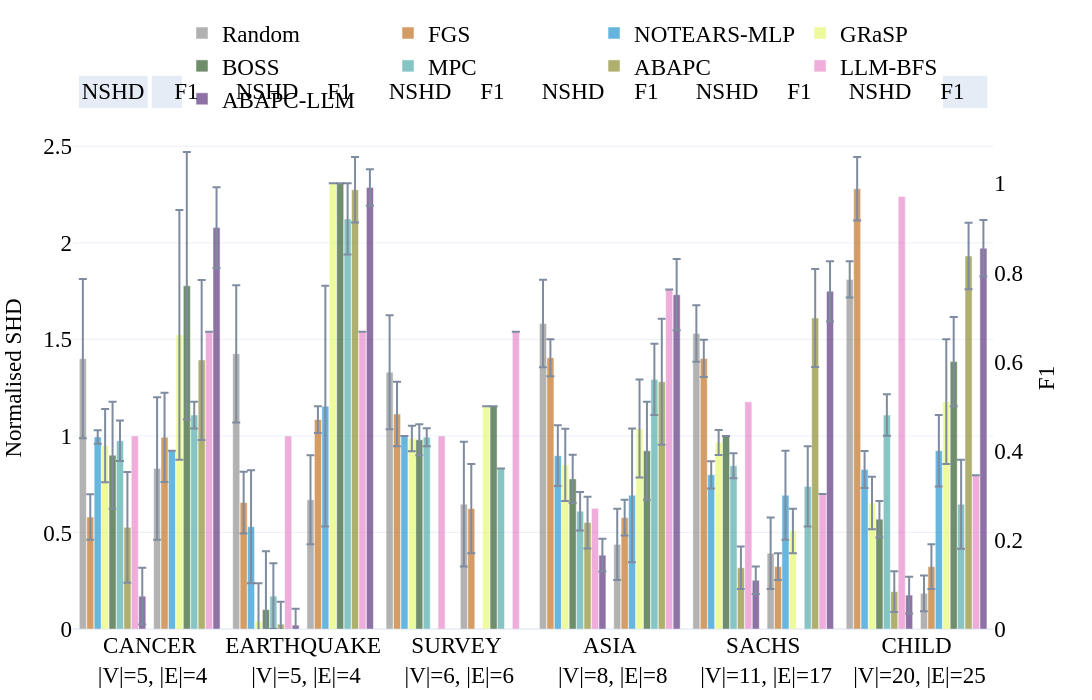
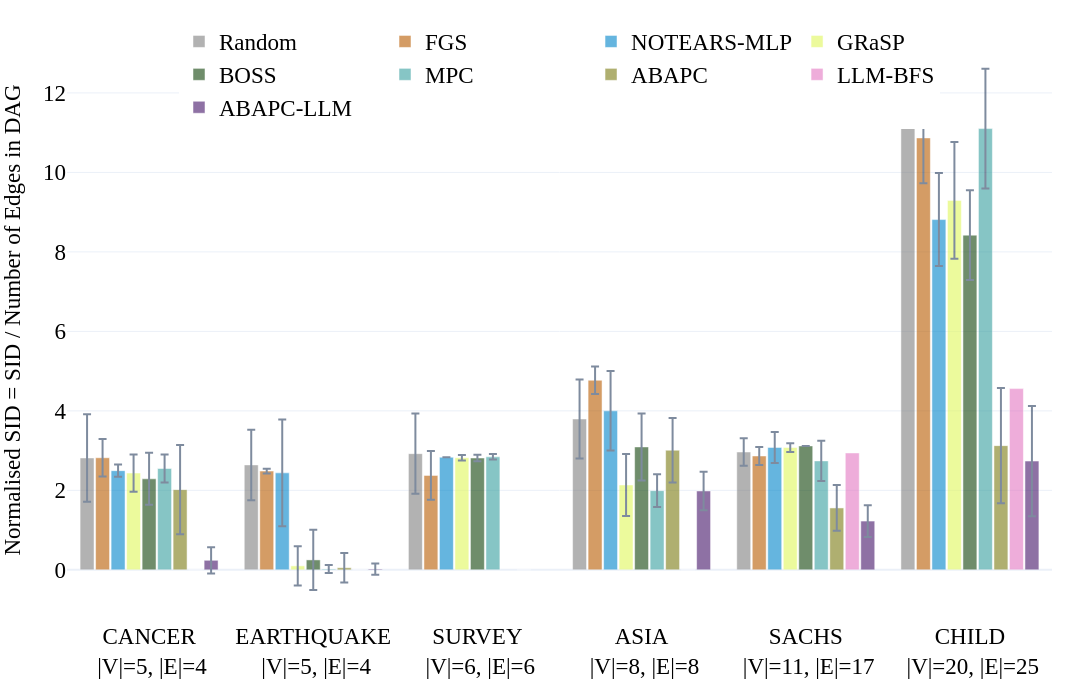
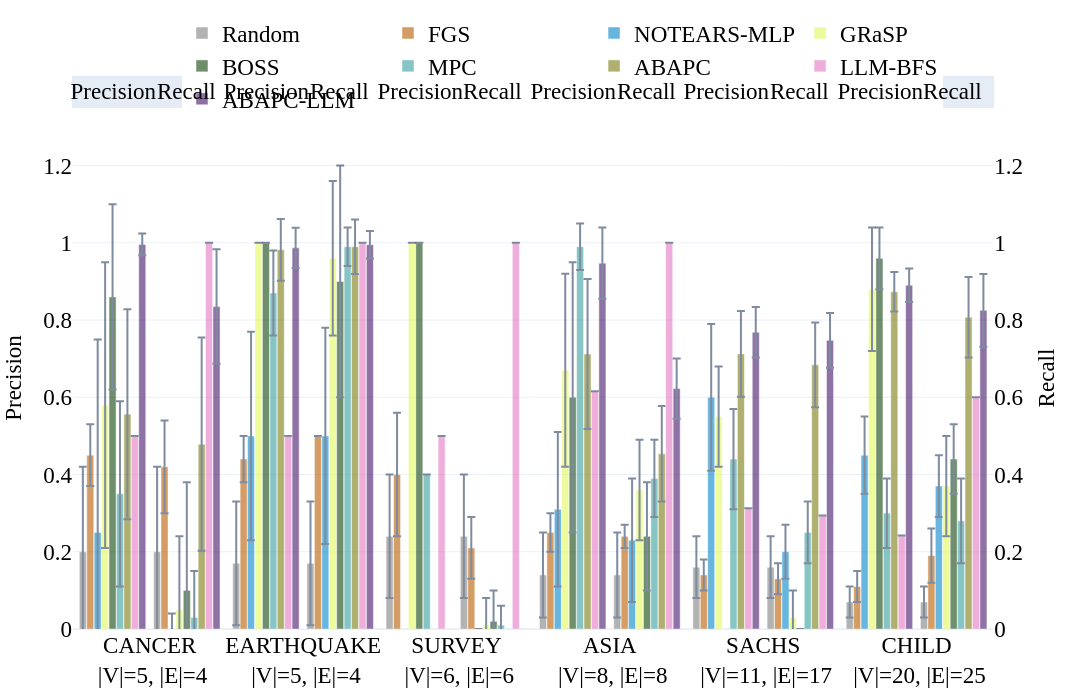

Write notebook code for charts like these, in order.
### Markdown cell above
## Structure Reconstruction Evaluation

### Code cell
# Plots by dataset (DAG)
if len(dag_all):
    methods = [m for m in default_methods if m in dag_all['model'].unique()]
    double_bar_chart_plotly(
        dag_all, ['p_shd','F1'], names_dict, colors_dict, methods,
        save_figs=save_figs, font_size=23, output_name=str(REPO_ROOT / 'results/figs/Fig.bn_dag_SHD_SID.html'),
        debug=False, range_y1=[0,2.6], range_y2=[0,5.6], rect_exp=0.01
    )
    bar_chart_plotly(
        dag_all, 'p_SID', names_dict, colors_dict, methods,
        save_figs=save_figs, font_size=23, output_name=str(REPO_ROOT / 'results/figs/Fig.bn_dag_F1.html'),
        debug=False
    )
    double_bar_chart_plotly(
        dag_all, ['precision','recall'], names_dict, colors_dict, methods,
        save_figs=save_figs, font_size=23, output_name=str(REPO_ROOT / 'results/figs/Fig.bn_dag_prec_rec.html'),
        debug=False
    )
else:
    print('No DAG results found.')

### Figure 1 — Plotly figure (JSON) as saved in the notebook; plotly's stock layout.template omitted (floating-point values rounded to 4 significant figures)
{"data": [{"error_y": {"array": [0.4125, 0.355, 0.295, 0.2263, 0.1465, 0.094], "type": "data", "visible": true}, "marker": {"color": "#7f7f7f"}, "name": "Random", "offsetgroup": "0", "opacity": 0.6, "showlegend": true, "type": "bar", "x": ["CANCER<br> |V|=5, |E|=4", "EARTHQUAKE<br> |V|=5, |E|=4", "SURVEY<br> |V|=6, |E|=6", "ASIA<br> |V|=8, |E|=8", "SACHS<br> |V|=11, |E|=17", "CHILD<br> |V|=20, |E|=25"], "y": [1.4, 1.425, 1.33, 1.583, 1.531, 1.81], "yaxis": "y"}, {"error_y": {"array": [0.1175, 0.16, 0.1667, 0.09625, 0.09647, 0.1644], "type": "data", "visible": true}, "marker": {"color": "#b85c00"}, "name": "FGS", "offsetgroup": "1", "opacity": 0.6, "showlegend": true, "type": "bar", "x": ["CANCER<br> |V|=5, |E|=4", "EARTHQUAKE<br> |V|=5, |E|=4", "SURVEY<br> |V|=6, |E|=6", "ASIA<br> |V|=8, |E|=8", "SACHS<br> |V|=11, |E|=17", "CHILD<br> |V|=20, |E|=25"], "y": [0.58, 0.655, 1.113, 1.405, 1.401, 2.28], "yaxis": "y"}, {"error_y": {"array": [0.035, 0.2925, 0.0, 0.1575, 0.07059, 0.096], "type": "data", "visible": true}, "marker": {"color": "#0085CA"}, "name": "NOTEARS-MLP", "offsetgroup": "2", "opacity": 0.6, "showlegend": true, "type": "bar", "x": ["CANCER<br> |V|=5, |E|=4", "EARTHQUAKE<br> |V|=5, |E|=4", "SURVEY<br> |V|=6, |E|=6", "ASIA<br> |V|=8, |E|=8", "SACHS<br> |V|=11, |E|=17", "CHILD<br> |V|=20, |E|=25"], "y": [0.995, 0.53, 1.0, 0.8975, 0.7988, 0.8264], "yaxis": "y"}, {"error_y": {"array": [0.1875, 0.19, 0.1975, 0.06529, 0.06667, 0.1356], "type": "data", "visible": true}, "marker": {"color": "#e1f85c"}, "name": "GRaSP", "offsetgroup": "3", "opacity": 0.6, "showlegend": true, "type": "bar", "x": ["ASIA<br> |V|=8, |E|=8", "CANCER<br> |V|=5, |E|=4", "EARTHQUAKE<br> |V|=5, |E|=4", "SACHS<br> |V|=11, |E|=17", "SURVEY<br> |V|=6, |E|=6", "CHILD<br> |V|=20, |E|=25"], "y": [0.85, 0.95, 0.04, 0.9659, 0.9867, 0.6528], "yaxis": "y"}, {"error_y": {"array": [0.125, 0.2775, 0.3025, 0.0, 0.08, 0.0944], "type": "data", "visible": true}, "marker": {"color": "#10430A"}, "name": "BOSS", "offsetgroup": "4", "opacity": 0.6, "showlegend": true, "type": "bar", "x": ["ASIA<br> |V|=8, |E|=8", "CANCER<br> |V|=5, |E|=4", "EARTHQUAKE<br> |V|=5, |E|=4", "SACHS<br> |V|=11, |E|=17", "SURVEY<br> |V|=6, |E|=6", "CHILD<br> |V|=20, |E|=25"], "y": [0.7775, 0.9, 0.1, 1.0, 0.98, 0.5688], "yaxis": "y"}, {"error_y": {"array": [0.105, 0.17, 0.04667, 0.1, 0.1076, 0.06471], "type": "data", "visible": true}, "marker": {"color": "#379f9f"}, "name": "MPC", "offsetgroup": "5", "opacity": 0.6, "showlegend": true, "type": "bar", "x": ["CANCER<br> |V|=5, |E|=4", "EARTHQUAKE<br> |V|=5, |E|=4", "SURVEY<br> |V|=6, |E|=6", "ASIA<br> |V|=8, |E|=8", "CHILD<br> |V|=20, |E|=25", "SACHS<br> |V|=11, |E|=17"], "y": [0.975, 0.17, 0.9933, 0.61, 1.108, 0.8459], "yaxis": "y"}, {"error_y": {"array": [0.1342, 0.287, 0.1052, 0.1157, 0.1095], "type": "data", "visible": true}, "marker": {"color": "#7b7b12"}, "name": "ABAPC", "offsetgroup": "6", "opacity": 0.6, "showlegend": true, "type": "bar", "x": ["ASIA<br> |V|=8, |E|=8", "CANCER<br> |V|=5, |E|=4", "CHILD<br> |V|=20, |E|=25", "EARTHQUAKE<br> |V|=5, |E|=4", "SACHS<br> |V|=11, |E|=17"], "y": [0.5514, 0.5265, 0.1934, 0.025, 0.3172], "yaxis": "y"}, {"error_y": {"array": [NaN, NaN, NaN, NaN, NaN, NaN], "type": "data", "visible": true}, "marker": {"color": "#e377c2"}, "name": "LLM-BFS", "offsetgroup": "7", "opacity": 0.6, "showlegend": true, "type": "bar", "x": ["ASIA<br> |V|=8, |E|=8", "CANCER<br> |V|=5, |E|=4", "CHILD<br> |V|=20, |E|=25", "EARTHQUAKE<br> |V|=5, |E|=4", "SACHS<br> |V|=11, |E|=17", "SURVEY<br> |V|=6, |E|=6"], "y": [0.625, 1.0, 2.24, 1.0, 1.176, 1.0], "yaxis": "y"}, {"error_y": {"array": [0.0853, 0.1467, 0.09539, 0.08512, 0.0708], "type": "data", "visible": true}, "marker": {"color": "#441469"}, "name": "ABAPC-LLM", "offsetgroup": "8", "opacity": 0.6, "showlegend": true, "type": "bar", "x": ["ASIA<br> |V|=8, |E|=8", "CANCER<br> |V|=5, |E|=4", "CHILD<br> |V|=20, |E|=25", "EARTHQUAKE<br> |V|=5, |E|=4", "SACHS<br> |V|=11, |E|=17"], "y": [0.3825, 0.17, 0.1755, 0.02, 0.2525], "yaxis": "y"}, {"marker": {"color": "white"}, "name": "", "offsetgroup": "9", "opacity": 1, "showlegend": false, "type": "bar", "x": ["ASIA<br> |V|=8, |E|=8", "CANCER<br> |V|=5, |E|=4", "CHILD<br> |V|=20, |E|=25", "EARTHQUAKE<br> |V|=5, |E|=4", "SACHS<br> |V|=11, |E|=17"], "y": [0.0, 0.0, 0.0, 0.0, 0.0]}, {"error_y": {"array": [0.16, 0.1, 0.14, 0.08, 0.08, 0.04], "type": "data", "visible": true}, "marker": {"color": "#7f7f7f"}, "name": "Random", "offsetgroup": "10", "opacity": 0.6, "showlegend": false, "type": "bar", "x": ["CANCER<br> |V|=5, |E|=4", "EARTHQUAKE<br> |V|=5, |E|=4", "SURVEY<br> |V|=6, |E|=6", "ASIA<br> |V|=8, |E|=8", "SACHS<br> |V|=11, |E|=17", "CHILD<br> |V|=20, |E|=25"], "y": [0.36, 0.29, 0.28, 0.19, 0.17, 0.08], "yaxis": "y2"}, {"error_y": {"array": [0.1, 0.03, 0.1, 0.04, 0.03, 0.05], "type": "data", "visible": true}, "marker": {"color": "#b85c00"}, "name": "FGS", "offsetgroup": "11", "opacity": 0.6, "showlegend": false, "type": "bar", "x": ["CANCER<br> |V|=5, |E|=4", "EARTHQUAKE<br> |V|=5, |E|=4", "SURVEY<br> |V|=6, |E|=6", "ASIA<br> |V|=8, |E|=8", "SACHS<br> |V|=11, |E|=17", "CHILD<br> |V|=20, |E|=25"], "y": [0.43, 0.47, 0.27, 0.25, 0.14, 0.14], "yaxis": "y2"}, {"error_y": {"array": [null, 0.27, null, 0.15, 0.1, 0.08], "type": "data", "visible": true}, "marker": {"color": "#0085CA"}, "name": "NOTEARS-MLP", "offsetgroup": "12", "opacity": 0.6, "showlegend": false, "type": "bar", "x": ["CANCER<br> |V|=5, |E|=4", "EARTHQUAKE<br> |V|=5, |E|=4", "SURVEY<br> |V|=6, |E|=6", "ASIA<br> |V|=8, |E|=8", "SACHS<br> |V|=11, |E|=17", "CHILD<br> |V|=20, |E|=25"], "y": [0.4, 0.5, null, 0.3, 0.3, 0.4], "yaxis": "y2"}, {"error_y": {"array": [0.11, 0.28, 0, 0.05, 0, 0.14], "type": "data", "visible": true}, "marker": {"color": "#e1f85c"}, "name": "GRaSP", "offsetgroup": "13", "opacity": 0.6, "showlegend": false, "type": "bar", "x": ["ASIA<br> |V|=8, |E|=8", "CANCER<br> |V|=5, |E|=4", "EARTHQUAKE<br> |V|=5, |E|=4", "SACHS<br> |V|=11, |E|=17", "SURVEY<br> |V|=6, |E|=6", "CHILD<br> |V|=20, |E|=25"], "y": [0.45, 0.66, 1, 0.22, 0.5, 0.51], "yaxis": "y2"}, {"error_y": {"array": [0.11, 0.3, 0, null, 0, 0.1], "type": "data", "visible": true}, "marker": {"color": "#10430A"}, "name": "BOSS", "offsetgroup": "14", "opacity": 0.6, "showlegend": false, "type": "bar", "x": ["ASIA<br> |V|=8, |E|=8", "CANCER<br> |V|=5, |E|=4", "EARTHQUAKE<br> |V|=5, |E|=4", "SACHS<br> |V|=11, |E|=17", "SURVEY<br> |V|=6, |E|=6", "CHILD<br> |V|=20, |E|=25"], "y": [0.4, 0.77, 1, null, 0.5, 0.6], "yaxis": "y2"}, {"error_y": {"array": [0.03, 0.08, null, 0.08, 0.1, 0.09], "type": "data", "visible": true}, "marker": {"color": "#379f9f"}, "name": "MPC", "offsetgroup": "15", "opacity": 0.6, "showlegend": false, "type": "bar", "x": ["CANCER<br> |V|=5, |E|=4", "EARTHQUAKE<br> |V|=5, |E|=4", "SURVEY<br> |V|=6, |E|=6", "ASIA<br> |V|=8, |E|=8", "CHILD<br> |V|=20, |E|=25", "SACHS<br> |V|=11, |E|=17"], "y": [0.48, 0.92, 0.36, 0.56, 0.28, 0.32], "yaxis": "y2"}, {"error_y": {"array": [0.1415, 0.1794, 0.07454, 0.07344, 0.1098], "type": "data", "visible": true}, "marker": {"color": "#7b7b12"}, "name": "ABAPC", "offsetgroup": "16", "opacity": 0.6, "showlegend": false, "type": "bar", "x": ["ASIA<br> |V|=8, |E|=8", "CANCER<br> |V|=5, |E|=4", "CHILD<br> |V|=20, |E|=25", "EARTHQUAKE<br> |V|=5, |E|=4", "SACHS<br> |V|=11, |E|=17"], "y": [0.5548, 0.6036, 0.8368, 0.9856, 0.6978], "yaxis": "y2"}, {"error_y": {"array": [null, null, null, null, null, null], "type": "data", "visible": true}, "marker": {"color": "#e377c2"}, "name": "LLM-BFS", "offsetgroup": "17", "opacity": 0.6, "showlegend": false, "type": "bar", "x": ["ASIA<br> |V|=8, |E|=8", "CANCER<br> |V|=5, |E|=4", "CHILD<br> |V|=20, |E|=25", "EARTHQUAKE<br> |V|=5, |E|=4", "SACHS<br> |V|=11, |E|=17", "SURVEY<br> |V|=6, |E|=6"], "y": [0.7619, 0.6667, 0.3448, 0.6667, 0.303, 0.6667], "yaxis": "y2"}, {"error_y": {"array": [0.07984, 0.0907, 0.06353, 0.04109, 0.0676], "type": "data", "visible": true}, "marker": {"color": "#441469"}, "name": "ABAPC-LLM", "offsetgroup": "18", "opacity": 0.6, "showlegend": false, "type": "bar", "x": ["ASIA<br> |V|=8, |E|=8", "CANCER<br> |V|=5, |E|=4", "CHILD<br> |V|=20, |E|=25", "EARTHQUAKE<br> |V|=5, |E|=4", "SACHS<br> |V|=11, |E|=17"], "y": [0.7501, 0.9006, 0.8543, 0.9906, 0.7577], "yaxis": "y2"}], "layout": {"annotations": [{"font": {"color": "black", "size": 23}, "showarrow": false, "text": "         NSHD         ", "x": 0.04375, "xanchor": "center", "xref": "x domain", "y": 1.07, "yanchor": "middle", "yref": "y domain"}, {"font": {"color": "black", "size": 23}, "showarrow": false, "text": "           F1           ", "x": 0.1229, "xanchor": "center", "xref": "x domain", "y": 1.07, "yanchor": "middle", "yref": "y domain"}, {"font": {"color": "black", "size": 23}, "showarrow": false, "text": "         NSHD         ", "x": 0.2104, "xanchor": "center", "xref": "x domain", "y": 1.07, "yanchor": "middle", "yref": "y domain"}, {"font": {"color": "black", "size": 23}, "showarrow": false, "text": "           F1           ", "x": 0.2896, "xanchor": "center", "xref": "x domain", "y": 1.07, "yanchor": "middle", "yref": "y domain"}, {"font": {"color": "black", "size": 23}, "showarrow": false, "text": "         NSHD         ", "x": 0.3771, "xanchor": "center", "xref": "x domain", "y": 1.07, "yanchor": "middle", "yref": "y domain"}, {"font": {"color": "black", "size": 23}, "showarrow": false, "text": "           F1           ", "x": 0.4562, "xanchor": "center", "xref": "x domain", "y": 1.07, "yanchor": "middle", "yref": "y domain"}, {"font": {"color": "black", "size": 23}, "showarrow": false, "text": "         NSHD         ", "x": 0.5437, "xanchor": "center", "xref": "x domain", "y": 1.07, "yanchor": "middle", "yref": "y domain"}, {"font": {"color": "black", "size": 23}, "showarrow": false, "text": "           F1           ", "x": 0.6229, "xanchor": "center", "xref": "x domain", "y": 1.07, "yanchor": "middle", "yref": "y domain"}, {"font": {"color": "black", "size": 23}, "showarrow": false, "text": "         NSHD         ", "x": 0.7104, "xanchor": "center", "xref": "x domain", "y": 1.07, "yanchor": "middle", "yref": "y domain"}, {"font": {"color": "black", "size": 23}, "showarrow": false, "text": "           F1           ", "x": 0.7896, "xanchor": "center", "xref": "x domain", "y": 1.07, "yanchor": "middle", "yref": "y domain"}, {"font": {"color": "black", "size": 23}, "showarrow": false, "text": "         NSHD         ", "x": 0.8771, "xanchor": "center", "xref": "x domain", "y": 1.07, "yanchor": "middle", "yref": "y domain"}, {"font": {"color": "black", "size": 23}, "showarrow": false, "text": "           F1           ", "x": 0.9562, "xanchor": "center", "xref": "x domain", "y": 1.07, "yanchor": "middle", "yref": "y domain"}], "bargap": 0.08, "bargroupgap": 0.05, "barmode": "group", "font": {"color": "black", "family": "Serif", "size": 23}, "height": 700, "hovermode": "x unified", "legend": {"orientation": "h", "x": 0.5, "xanchor": "center", "y": 1.23, "yanchor": "top"}, "margin": {"b": 70, "l": 40, "r": 40, "t": 80}, "shapes": [{"fillcolor": "#E5ECF6", "layer": "below", "line": {"color": "#E5ECF6", "width": 2}, "type": "rect", "x0": 0.0075, "x1": 0.08, "xref": "x domain", "y0": 1.04, "y1": 1.1, "yref": "y domain"}, {"fillcolor": "#E5ECF6", "layer": "below", "line": {"color": "#E5ECF6", "width": 2}, "type": "rect", "x0": 0.08667, "x1": 0.1592, "xref": "x domain", "y0": 1.04, "y1": 1.1, "yref": "y domain"}, {"fillcolor": "#E5ECF6", "layer": "below", "line": {"color": "#E5ECF6", "width": 2}, "type": "rect", "x0": 0.1742, "x1": 0.2467, "xref": "x domain", "y0": 1.04, "y1": 1.1, "yref": "y domain"}, {"fillcolor": "#E5ECF6", "layer": "below", "line": {"color": "#E5ECF6", "width": 2}, "type": "rect", "x0": 0.2533, "x1": 0.3258, "xref": "x domain", "y0": 1.04, "y1": 1.1, "yref": "y domain"}, {"fillcolor": "#E5ECF6", "layer": "below", "line": {"color": "#E5ECF6", "width": 2}, "type": "rect", "x0": 0.3408, "x1": 0.4133, "xref": "x domain", "y0": 1.04, "y1": 1.1, "yref": "y domain"}, {"fillcolor": "#E5ECF6", "layer": "below", "line": {"color": "#E5ECF6", "width": 2}, "type": "rect", "x0": 0.42, "x1": 0.4925, "xref": "x domain", "y0": 1.04, "y1": 1.1, "yref": "y domain"}, {"fillcolor": "#E5ECF6", "layer": "below", "line": {"color": "#E5ECF6", "width": 2}, "type": "rect", "x0": 0.5075, "x1": 0.58, "xref": "x domain", "y0": 1.04, "y1": 1.1, "yref": "y domain"}, {"fillcolor": "#E5ECF6", "layer": "below", "line": {"color": "#E5ECF6", "width": 2}, "type": "rect", "x0": 0.5867, "x1": 0.6592, "xref": "x domain", "y0": 1.04, "y1": 1.1, "yref": "y domain"}, {"fillcolor": "#E5ECF6", "layer": "below", "line": {"color": "#E5ECF6", "width": 2}, "type": "rect", "x0": 0.6742, "x1": 0.7467, "xref": "x domain", "y0": 1.04, "y1": 1.1, "yref": "y domain"}, {"fillcolor": "#E5ECF6", "layer": "below", "line": {"color": "#E5ECF6", "width": 2}, "type": "rect", "x0": 0.7533, "x1": 0.8258, "xref": "x domain", "y0": 1.04, "y1": 1.1, "yref": "y domain"}, {"fillcolor": "#E5ECF6", "layer": "below", "line": {"color": "#E5ECF6", "width": 2}, "type": "rect", "x0": 0.8408, "x1": 0.9133, "xref": "x domain", "y0": 1.04, "y1": 1.1, "yref": "y domain"}, {"fillcolor": "#E5ECF6", "layer": "below", "line": {"color": "#E5ECF6", "width": 2}, "type": "rect", "x0": 0.92, "x1": 0.9925, "xref": "x domain", "y0": 1.04, "y1": 1.1, "yref": "y domain"}], "width": 1600, "xaxis": {"anchor": "y", "domain": [0, 0.94]}, "yaxis": {"anchor": "x", "domain": [0, 1], "range": [0, 2.6], "title": {"font": {"size": 23}, "text": "Normalised SHD"}}, "yaxis2": {"anchor": "x", "overlaying": "y", "scaleanchor": 0, "showgrid": false, "showline": false, "showticklabels": true, "side": "right", "title": {"font": {"size": 23}, "text": "F1"}, "zeroline": true}}}

### Figure 2 — Plotly figure (JSON) as saved in the notebook; plotly's stock layout.template omitted (floating-point values rounded to 4 significant figures)
{"data": [{"error_y": {"array": [1.1, 0.8875, 1.01, 0.9925, 0.3453, 0.9048], "type": "data", "visible": true}, "marker": {"color": "#7f7f7f"}, "name": "Random", "opacity": 0.6, "type": "bar", "x": ["CANCER<br> |V|=5, |E|=4", "EARTHQUAKE<br> |V|=5, |E|=4", "SURVEY<br> |V|=6, |E|=6", "ASIA<br> |V|=8, |E|=8", "SACHS<br> |V|=11, |E|=17", "CHILD<br> |V|=20, |E|=25"], "y": [2.815, 2.64, 2.923, 3.795, 2.965, 12.18]}, {"error_y": {"array": [0.47, 0.06, 0.6133, 0.3475, 0.2265, 1.138], "type": "data", "visible": true}, "marker": {"color": "#b85c00"}, "name": "FGS", "opacity": 0.6, "type": "bar", "x": ["CANCER<br> |V|=5, |E|=4", "EARTHQUAKE<br> |V|=5, |E|=4", "SURVEY<br> |V|=6, |E|=6", "ASIA<br> |V|=8, |E|=8", "SACHS<br> |V|=11, |E|=17", "CHILD<br> |V|=20, |E|=25"], "y": [2.82, 2.485, 2.377, 4.77, 2.865, 10.87]}, {"error_y": {"array": [0.155, 1.345, 0.0, 1.0, 0.3888, 1.17], "type": "data", "visible": true}, "marker": {"color": "#0085CA"}, "name": "NOTEARS-MLP", "opacity": 0.6, "type": "bar", "x": ["CANCER<br> |V|=5, |E|=4", "EARTHQUAKE<br> |V|=5, |E|=4", "SURVEY<br> |V|=6, |E|=6", "ASIA<br> |V|=8, |E|=8", "SACHS<br> |V|=11, |E|=17", "CHILD<br> |V|=20, |E|=25"], "y": [2.495, 2.44, 2.833, 4.0, 3.08, 8.813]}, {"error_y": {"array": [0.7775, 0.47, 0.495, 0.11, 0.06667, 1.47], "type": "data", "visible": true}, "marker": {"color": "#e1f85c"}, "name": "GRaSP", "opacity": 0.6, "type": "bar", "x": ["ASIA<br> |V|=8, |E|=8", "CANCER<br> |V|=5, |E|=4", "EARTHQUAKE<br> |V|=5, |E|=4", "SACHS<br> |V|=11, |E|=17", "SURVEY<br> |V|=6, |E|=6", "CHILD<br> |V|=20, |E|=25"], "y": [2.135, 2.435, 0.1, 3.078, 2.82, 9.296]}, {"error_y": {"array": [0.8425, 0.655, 0.7575, 0.0, 0.08, 1.13], "type": "data", "visible": true}, "marker": {"color": "#10430A"}, "name": "BOSS", "opacity": 0.6, "type": "bar", "x": ["ASIA<br> |V|=8, |E|=8", "CANCER<br> |V|=5, |E|=4", "EARTHQUAKE<br> |V|=5, |E|=4", "SACHS<br> |V|=11, |E|=17", "SURVEY<br> |V|=6, |E|=6", "CHILD<br> |V|=20, |E|=25"], "y": [3.092, 2.29, 0.25, 3.118, 2.813, 8.422]}, {"error_y": {"array": [0.3525, 0.1, 0.07, 0.4138, 1.507, 0.5071], "type": "data", "visible": true}, "marker": {"color": "#379f9f"}, "name": "MPC", "opacity": 0.6, "type": "bar", "x": ["CANCER<br> |V|=5, |E|=4", "EARTHQUAKE<br> |V|=5, |E|=4", "SURVEY<br> |V|=6, |E|=6", "ASIA<br> |V|=8, |E|=8", "CHILD<br> |V|=20, |E|=25", "SACHS<br> |V|=11, |E|=17"], "y": [2.55, 0.02, 2.843, 1.992, 11.1, 2.741]}, {"error_y": {"array": [0.8129, 1.123, 1.452, 0.3712, 0.5766], "type": "data", "visible": true}, "marker": {"color": "#7b7b12"}, "name": "ABAPC", "opacity": 0.6, "type": "bar", "x": ["ASIA<br> |V|=8, |E|=8", "CANCER<br> |V|=5, |E|=4", "CHILD<br> |V|=20, |E|=25", "EARTHQUAKE<br> |V|=5, |E|=4", "SACHS<br> |V|=11, |E|=17"], "y": [3.01, 2.018, 3.125, 0.0525, 1.557]}, {"error_y": {"array": [NaN, NaN, NaN, NaN, NaN, NaN], "type": "data", "visible": true}, "marker": {"color": "#e377c2"}, "name": "LLM-BFS", "opacity": 0.6, "type": "bar", "x": ["ASIA<br> |V|=8, |E|=8", "CANCER<br> |V|=5, |E|=4", "CHILD<br> |V|=20, |E|=25", "EARTHQUAKE<br> |V|=5, |E|=4", "SACHS<br> |V|=11, |E|=17", "SURVEY<br> |V|=6, |E|=6"], "y": [0.0, 0.0, 4.56, 0.0, 2.941, 0.0]}, {"error_y": {"array": [0.4855, 0.331, 1.386, 0.1414, 0.3983], "type": "data", "visible": true}, "marker": {"color": "#441469"}, "name": "ABAPC-LLM", "opacity": 0.6, "type": "bar", "x": ["ASIA<br> |V|=8, |E|=8", "CANCER<br> |V|=5, |E|=4", "CHILD<br> |V|=20, |E|=25", "EARTHQUAKE<br> |V|=5, |E|=4", "SACHS<br> |V|=11, |E|=17"], "y": [1.985, 0.24, 2.737, 0.02, 1.227]}], "layout": {"bargap": 0.15, "bargroupgap": 0.1, "barmode": "group", "font": {"color": "black", "family": "Serif", "size": 23}, "height": 700, "hovermode": "x unified", "legend": {"orientation": "h", "x": 0.5, "xanchor": "center", "y": 1, "yanchor": "top"}, "margin": {"b": 80, "l": 40, "r": 40, "t": 20}, "width": 1600, "yaxis": {"title": {"font": {"size": 23}, "text": "Normalised SID = SID / Number of Edges in DAG"}}}}

### Figure 3 — Plotly figure (JSON) as saved in the notebook; plotly's stock layout.template omitted (floating-point values rounded to 4 significant figures)
{"data": [{"error_y": {"array": [0.22, 0.16, 0.16, 0.11, 0.08, 0.04], "type": "data", "visible": true}, "marker": {"color": "#7f7f7f"}, "name": "Random", "offsetgroup": "0", "opacity": 0.6, "showlegend": true, "type": "bar", "x": ["CANCER<br> |V|=5, |E|=4", "EARTHQUAKE<br> |V|=5, |E|=4", "SURVEY<br> |V|=6, |E|=6", "ASIA<br> |V|=8, |E|=8", "SACHS<br> |V|=11, |E|=17", "CHILD<br> |V|=20, |E|=25"], "y": [0.2, 0.17, 0.24, 0.14, 0.16, 0.07], "yaxis": "y"}, {"error_y": {"array": [0.08, 0.06, 0.16, 0.05, 0.04, 0.04], "type": "data", "visible": true}, "marker": {"color": "#b85c00"}, "name": "FGS", "offsetgroup": "1", "opacity": 0.6, "showlegend": true, "type": "bar", "x": ["CANCER<br> |V|=5, |E|=4", "EARTHQUAKE<br> |V|=5, |E|=4", "SURVEY<br> |V|=6, |E|=6", "ASIA<br> |V|=8, |E|=8", "SACHS<br> |V|=11, |E|=17", "CHILD<br> |V|=20, |E|=25"], "y": [0.45, 0.44, 0.4, 0.25, 0.14, 0.11], "yaxis": "y"}, {"error_y": {"array": [0.5, 0.27, null, 0.2, 0.19, 0.1], "type": "data", "visible": true}, "marker": {"color": "#0085CA"}, "name": "NOTEARS-MLP", "offsetgroup": "2", "opacity": 0.6, "showlegend": true, "type": "bar", "x": ["CANCER<br> |V|=5, |E|=4", "EARTHQUAKE<br> |V|=5, |E|=4", "SURVEY<br> |V|=6, |E|=6", "ASIA<br> |V|=8, |E|=8", "SACHS<br> |V|=11, |E|=17", "CHILD<br> |V|=20, |E|=25"], "y": [0.25, 0.5, null, 0.31, 0.6, 0.45], "yaxis": "y"}, {"error_y": {"array": [0.25, 0.37, 0, 0.13, 0, 0.16], "type": "data", "visible": true}, "marker": {"color": "#e1f85c"}, "name": "GRaSP", "offsetgroup": "3", "opacity": 0.6, "showlegend": true, "type": "bar", "x": ["ASIA<br> |V|=8, |E|=8", "CANCER<br> |V|=5, |E|=4", "EARTHQUAKE<br> |V|=5, |E|=4", "SACHS<br> |V|=11, |E|=17", "SURVEY<br> |V|=6, |E|=6", "CHILD<br> |V|=20, |E|=25"], "y": [0.67, 0.58, 1, 0.55, 1, 0.88], "yaxis": "y"}, {"error_y": {"array": [0.35, 0.24, 0, null, 0, 0.08], "type": "data", "visible": true}, "marker": {"color": "#10430A"}, "name": "BOSS", "offsetgroup": "4", "opacity": 0.6, "showlegend": true, "type": "bar", "x": ["ASIA<br> |V|=8, |E|=8", "CANCER<br> |V|=5, |E|=4", "EARTHQUAKE<br> |V|=5, |E|=4", "SACHS<br> |V|=11, |E|=17", "SURVEY<br> |V|=6, |E|=6", "CHILD<br> |V|=20, |E|=25"], "y": [0.6, 0.86, 1, null, 1, 0.96], "yaxis": "y"}, {"error_y": {"array": [0.24, 0.11, null, 0.06, 0.09, 0.13], "type": "data", "visible": true}, "marker": {"color": "#379f9f"}, "name": "MPC", "offsetgroup": "5", "opacity": 0.6, "showlegend": true, "type": "bar", "x": ["CANCER<br> |V|=5, |E|=4", "EARTHQUAKE<br> |V|=5, |E|=4", "SURVEY<br> |V|=6, |E|=6", "ASIA<br> |V|=8, |E|=8", "CHILD<br> |V|=20, |E|=25", "SACHS<br> |V|=11, |E|=17"], "y": [0.35, 0.87, 0.4, 0.99, 0.3, 0.44], "yaxis": "y"}, {"error_y": {"array": [0.1943, 0.2719, 0.05117, 0.08003, 0.1109], "type": "data", "visible": true}, "marker": {"color": "#7b7b12"}, "name": "ABAPC", "offsetgroup": "6", "opacity": 0.6, "showlegend": true, "type": "bar", "x": ["ASIA<br> |V|=8, |E|=8", "CANCER<br> |V|=5, |E|=4", "CHILD<br> |V|=20, |E|=25", "EARTHQUAKE<br> |V|=5, |E|=4", "SACHS<br> |V|=11, |E|=17"], "y": [0.7119, 0.5563, 0.8733, 0.982, 0.7124], "yaxis": "y"}, {"error_y": {"array": [null, null, null, null, null, null], "type": "data", "visible": true}, "marker": {"color": "#e377c2"}, "name": "LLM-BFS", "offsetgroup": "7", "opacity": 0.6, "showlegend": true, "type": "bar", "x": ["ASIA<br> |V|=8, |E|=8", "CANCER<br> |V|=5, |E|=4", "CHILD<br> |V|=20, |E|=25", "EARTHQUAKE<br> |V|=5, |E|=4", "SACHS<br> |V|=11, |E|=17", "SURVEY<br> |V|=6, |E|=6"], "y": [0.6154, 0.5, 0.2419, 0.5, 0.3125, 0.5], "yaxis": "y"}, {"error_y": {"array": [0.09211, 0.02828, 0.04336, 0.0523, 0.06558], "type": "data", "visible": true}, "marker": {"color": "#441469"}, "name": "ABAPC-LLM", "offsetgroup": "8", "opacity": 0.6, "showlegend": true, "type": "bar", "x": ["ASIA<br> |V|=8, |E|=8", "CANCER<br> |V|=5, |E|=4", "CHILD<br> |V|=20, |E|=25", "EARTHQUAKE<br> |V|=5, |E|=4", "SACHS<br> |V|=11, |E|=17"], "y": [0.9473, 0.996, 0.8903, 0.987, 0.7685], "yaxis": "y"}, {"marker": {"color": "white"}, "name": "", "offsetgroup": "9", "opacity": 1, "showlegend": false, "type": "bar", "x": ["ASIA<br> |V|=8, |E|=8", "CANCER<br> |V|=5, |E|=4", "CHILD<br> |V|=20, |E|=25", "EARTHQUAKE<br> |V|=5, |E|=4", "SACHS<br> |V|=11, |E|=17"], "y": [0.0, 0.0, 0.0, 0.0, 0.0]}, {"error_y": {"array": [0.22, 0.16, 0.16, 0.11, 0.08, 0.04], "type": "data", "visible": true}, "marker": {"color": "#7f7f7f"}, "name": "Random", "offsetgroup": "10", "opacity": 0.6, "showlegend": false, "type": "bar", "x": ["CANCER<br> |V|=5, |E|=4", "EARTHQUAKE<br> |V|=5, |E|=4", "SURVEY<br> |V|=6, |E|=6", "ASIA<br> |V|=8, |E|=8", "SACHS<br> |V|=11, |E|=17", "CHILD<br> |V|=20, |E|=25"], "y": [0.2, 0.17, 0.24, 0.14, 0.16, 0.07], "yaxis": "y2"}, {"error_y": {"array": [0.12, 0, 0.08, 0.03, 0.04, 0.07], "type": "data", "visible": true}, "marker": {"color": "#b85c00"}, "name": "FGS", "offsetgroup": "11", "opacity": 0.6, "showlegend": false, "type": "bar", "x": ["CANCER<br> |V|=5, |E|=4", "EARTHQUAKE<br> |V|=5, |E|=4", "SURVEY<br> |V|=6, |E|=6", "ASIA<br> |V|=8, |E|=8", "SACHS<br> |V|=11, |E|=17", "CHILD<br> |V|=20, |E|=25"], "y": [0.42, 0.5, 0.21, 0.24, 0.13, 0.19], "yaxis": "y2"}, {"error_y": {"array": [0.04, 0.28, 0, 0.16, 0.07, 0.08], "type": "data", "visible": true}, "marker": {"color": "#0085CA"}, "name": "NOTEARS-MLP", "offsetgroup": "12", "opacity": 0.6, "showlegend": false, "type": "bar", "x": ["CANCER<br> |V|=5, |E|=4", "EARTHQUAKE<br> |V|=5, |E|=4", "SURVEY<br> |V|=6, |E|=6", "ASIA<br> |V|=8, |E|=8", "SACHS<br> |V|=11, |E|=17", "CHILD<br> |V|=20, |E|=25"], "y": [0, 0.5, 0, 0.23, 0.2, 0.37], "yaxis": "y2"}, {"error_y": {"array": [0.13, 0.19, 0.2, 0.07, 0.07, 0.13], "type": "data", "visible": true}, "marker": {"color": "#e1f85c"}, "name": "GRaSP", "offsetgroup": "13", "opacity": 0.6, "showlegend": false, "type": "bar", "x": ["ASIA<br> |V|=8, |E|=8", "CANCER<br> |V|=5, |E|=4", "EARTHQUAKE<br> |V|=5, |E|=4", "SACHS<br> |V|=11, |E|=17", "SURVEY<br> |V|=6, |E|=6", "CHILD<br> |V|=20, |E|=25"], "y": [0.36, 0.05, 0.96, 0.03, 0.01, 0.37], "yaxis": "y2"}, {"error_y": {"array": [0.14, 0.28, 0.3, 0, 0.08, 0.09], "type": "data", "visible": true}, "marker": {"color": "#10430A"}, "name": "BOSS", "offsetgroup": "14", "opacity": 0.6, "showlegend": false, "type": "bar", "x": ["ASIA<br> |V|=8, |E|=8", "CANCER<br> |V|=5, |E|=4", "EARTHQUAKE<br> |V|=5, |E|=4", "SACHS<br> |V|=11, |E|=17", "SURVEY<br> |V|=6, |E|=6", "CHILD<br> |V|=20, |E|=25"], "y": [0.24, 0.1, 0.9, 0, 0.02, 0.44], "yaxis": "y2"}, {"error_y": {"array": [0.12, 0.05, 0.05, 0.1, 0.11, 0.08], "type": "data", "visible": true}, "marker": {"color": "#379f9f"}, "name": "MPC", "offsetgroup": "15", "opacity": 0.6, "showlegend": false, "type": "bar", "x": ["CANCER<br> |V|=5, |E|=4", "EARTHQUAKE<br> |V|=5, |E|=4", "SURVEY<br> |V|=6, |E|=6", "ASIA<br> |V|=8, |E|=8", "CHILD<br> |V|=20, |E|=25", "SACHS<br> |V|=11, |E|=17"], "y": [0.03, 0.99, 0.01, 0.39, 0.28, 0.25], "yaxis": "y2"}, {"error_y": {"array": [0.1237, 0.2761, 0.1043, 0.07071, 0.1096], "type": "data", "visible": true}, "marker": {"color": "#7b7b12"}, "name": "ABAPC", "offsetgroup": "16", "opacity": 0.6, "showlegend": false, "type": "bar", "x": ["ASIA<br> |V|=8, |E|=8", "CANCER<br> |V|=5, |E|=4", "CHILD<br> |V|=20, |E|=25", "EARTHQUAKE<br> |V|=5, |E|=4", "SACHS<br> |V|=11, |E|=17"], "y": [0.4536, 0.4785, 0.8074, 0.99, 0.684], "yaxis": "y2"}, {"error_y": {"array": [null, null, null, null, null, null], "type": "data", "visible": true}, "marker": {"color": "#e377c2"}, "name": "LLM-BFS", "offsetgroup": "17", "opacity": 0.6, "showlegend": false, "type": "bar", "x": ["ASIA<br> |V|=8, |E|=8", "CANCER<br> |V|=5, |E|=4", "CHILD<br> |V|=20, |E|=25", "EARTHQUAKE<br> |V|=5, |E|=4", "SACHS<br> |V|=11, |E|=17", "SURVEY<br> |V|=6, |E|=6"], "y": [1, 1, 0.6, 1, 0.2941, 1], "yaxis": "y2"}, {"error_y": {"array": [0.0778, 0.1482, 0.09431, 0.03536, 0.07079], "type": "data", "visible": true}, "marker": {"color": "#441469"}, "name": "ABAPC-LLM", "offsetgroup": "18", "opacity": 0.6, "showlegend": false, "type": "bar", "x": ["ASIA<br> |V|=8, |E|=8", "CANCER<br> |V|=5, |E|=4", "CHILD<br> |V|=20, |E|=25", "EARTHQUAKE<br> |V|=5, |E|=4", "SACHS<br> |V|=11, |E|=17"], "y": [0.6225, 0.835, 0.8253, 0.995, 0.7475], "yaxis": "y2"}], "layout": {"annotations": [{"font": {"color": "black", "size": 23}, "showarrow": false, "text": "      Precision      ", "x": 0.04375, "xanchor": "center", "xref": "x domain", "y": 1.07, "yanchor": "middle", "yref": "y domain"}, {"font": {"color": "black", "size": 23}, "showarrow": false, "text": "        Recall        ", "x": 0.1229, "xanchor": "center", "xref": "x domain", "y": 1.07, "yanchor": "middle", "yref": "y domain"}, {"font": {"color": "black", "size": 23}, "showarrow": false, "text": "      Precision      ", "x": 0.2104, "xanchor": "center", "xref": "x domain", "y": 1.07, "yanchor": "middle", "yref": "y domain"}, {"font": {"color": "black", "size": 23}, "showarrow": false, "text": "        Recall        ", "x": 0.2896, "xanchor": "center", "xref": "x domain", "y": 1.07, "yanchor": "middle", "yref": "y domain"}, {"font": {"color": "black", "size": 23}, "showarrow": false, "text": "      Precision      ", "x": 0.3771, "xanchor": "center", "xref": "x domain", "y": 1.07, "yanchor": "middle", "yref": "y domain"}, {"font": {"color": "black", "size": 23}, "showarrow": false, "text": "        Recall        ", "x": 0.4562, "xanchor": "center", "xref": "x domain", "y": 1.07, "yanchor": "middle", "yref": "y domain"}, {"font": {"color": "black", "size": 23}, "showarrow": false, "text": "      Precision      ", "x": 0.5437, "xanchor": "center", "xref": "x domain", "y": 1.07, "yanchor": "middle", "yref": "y domain"}, {"font": {"color": "black", "size": 23}, "showarrow": false, "text": "        Recall        ", "x": 0.6229, "xanchor": "center", "xref": "x domain", "y": 1.07, "yanchor": "middle", "yref": "y domain"}, {"font": {"color": "black", "size": 23}, "showarrow": false, "text": "      Precision      ", "x": 0.7104, "xanchor": "center", "xref": "x domain", "y": 1.07, "yanchor": "middle", "yref": "y domain"}, {"font": {"color": "black", "size": 23}, "showarrow": false, "text": "        Recall        ", "x": 0.7896, "xanchor": "center", "xref": "x domain", "y": 1.07, "yanchor": "middle", "yref": "y domain"}, {"font": {"color": "black", "size": 23}, "showarrow": false, "text": "      Precision      ", "x": 0.8771, "xanchor": "center", "xref": "x domain", "y": 1.07, "yanchor": "middle", "yref": "y domain"}, {"font": {"color": "black", "size": 23}, "showarrow": false, "text": "        Recall        ", "x": 0.9562, "xanchor": "center", "xref": "x domain", "y": 1.07, "yanchor": "middle", "yref": "y domain"}], "bargap": 0.08, "bargroupgap": 0.05, "barmode": "group", "font": {"color": "black", "family": "Serif", "size": 23}, "height": 700, "hovermode": "x unified", "legend": {"orientation": "h", "x": 0.5, "xanchor": "center", "y": 1.23, "yanchor": "top"}, "margin": {"b": 70, "l": 40, "r": 40, "t": 80}, "shapes": [{"fillcolor": "#E5ECF6", "layer": "below", "line": {"color": "#E5ECF6", "width": 2}, "type": "rect", "x0": 0, "x1": 0.09083, "xref": "x domain", "y0": 1.04, "y1": 1.1, "yref": "y domain"}, {"fillcolor": "#E5ECF6", "layer": "below", "line": {"color": "#E5ECF6", "width": 2}, "type": "rect", "x0": 0.07583, "x1": 0.17, "xref": "x domain", "y0": 1.04, "y1": 1.1, "yref": "y domain"}, {"fillcolor": "#E5ECF6", "layer": "below", "line": {"color": "#E5ECF6", "width": 2}, "type": "rect", "x0": 0.1633, "x1": 0.2575, "xref": "x domain", "y0": 1.04, "y1": 1.1, "yref": "y domain"}, {"fillcolor": "#E5ECF6", "layer": "below", "line": {"color": "#E5ECF6", "width": 2}, "type": "rect", "x0": 0.2425, "x1": 0.3367, "xref": "x domain", "y0": 1.04, "y1": 1.1, "yref": "y domain"}, {"fillcolor": "#E5ECF6", "layer": "below", "line": {"color": "#E5ECF6", "width": 2}, "type": "rect", "x0": 0.33, "x1": 0.4242, "xref": "x domain", "y0": 1.04, "y1": 1.1, "yref": "y domain"}, {"fillcolor": "#E5ECF6", "layer": "below", "line": {"color": "#E5ECF6", "width": 2}, "type": "rect", "x0": 0.4092, "x1": 0.5033, "xref": "x domain", "y0": 1.04, "y1": 1.1, "yref": "y domain"}, {"fillcolor": "#E5ECF6", "layer": "below", "line": {"color": "#E5ECF6", "width": 2}, "type": "rect", "x0": 0.4967, "x1": 0.5908, "xref": "x domain", "y0": 1.04, "y1": 1.1, "yref": "y domain"}, {"fillcolor": "#E5ECF6", "layer": "below", "line": {"color": "#E5ECF6", "width": 2}, "type": "rect", "x0": 0.5758, "x1": 0.67, "xref": "x domain", "y0": 1.04, "y1": 1.1, "yref": "y domain"}, {"fillcolor": "#E5ECF6", "layer": "below", "line": {"color": "#E5ECF6", "width": 2}, "type": "rect", "x0": 0.6633, "x1": 0.7575, "xref": "x domain", "y0": 1.04, "y1": 1.1, "yref": "y domain"}, {"fillcolor": "#E5ECF6", "layer": "below", "line": {"color": "#E5ECF6", "width": 2}, "type": "rect", "x0": 0.7425, "x1": 0.8367, "xref": "x domain", "y0": 1.04, "y1": 1.1, "yref": "y domain"}, {"fillcolor": "#E5ECF6", "layer": "below", "line": {"color": "#E5ECF6", "width": 2}, "type": "rect", "x0": 0.83, "x1": 0.9242, "xref": "x domain", "y0": 1.04, "y1": 1.1, "yref": "y domain"}, {"fillcolor": "#E5ECF6", "layer": "below", "line": {"color": "#E5ECF6", "width": 2}, "type": "rect", "x0": 0.9092, "x1": 1, "xref": "x domain", "y0": 1.04, "y1": 1.1, "yref": "y domain"}], "width": 1600, "xaxis": {"anchor": "y", "domain": [0, 0.94]}, "yaxis": {"anchor": "x", "domain": [0, 1], "range": [0, 1.3], "title": {"font": {"size": 23}, "text": "Precision"}}, "yaxis2": {"anchor": "x", "overlaying": "y", "range": [0, 1.3], "scaleanchor": 0, "showgrid": false, "showline": false, "showticklabels": true, "side": "right", "title": {"font": {"size": 23}, "text": "Recall"}, "zeroline": true}}}
